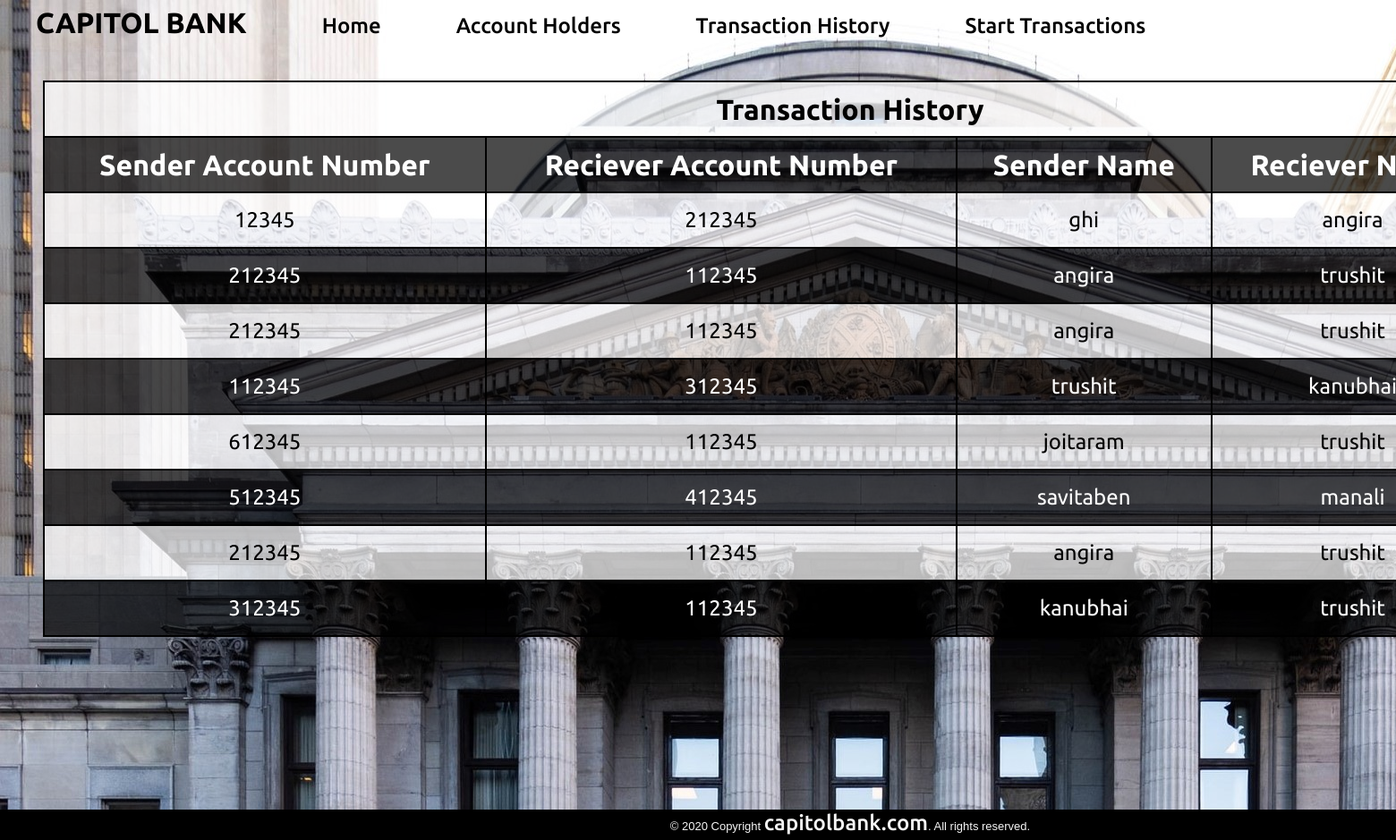
The page /load_history/ on the database its author committed.
### creatingmodals/models.py (models this page shows, shortened)
class Transaction(models.Model):
    transaction_id = models.AutoField(db_column="transaction_id", primary_key=True)
    receiver_id = models.ForeignKey(Person, db_column="receiver_id", on_delete=models.CASCADE, related_name="receiver_id")
    sender_id = models.ForeignKey(Person, db_column="sender_id", on_delete=models.CASCADE, related_name="sender_id")
    receiver_amount = FloatField("receiver_amount", null=False)
    class Meta:
        db_table = "transaction_table"

class Person(models.Model):
    person_id = models.AutoField(db_column="person_id", primary_key=True, null=False)
    person_name = models.CharField(db_column="person_name", max_length=100, default="", null=False)
    person_email = models.EmailField(db_column="person_email", max_length=250, default="", null=False)
    person_balance = models.FloatField(db_column="person_balance", null=False)
    person_account_number = models.BigIntegerField(null=False, unique=True)
    class Meta:
        db_table = "person_table"

### creatingmodals/views.py (the view)
# urls.py: path('load_history/', views.load_history, name='load_history'),
def load_history(request):
    transaction  = Transaction.objects.all()
    print(transaction)
    return render(request, "history.html",{'transaction':transaction})

### creatingmodals/templates/history.html (shortened to what this page needs)
{% extends 'base.html' %}
{% block content %}
<table align="center">
    <thead>
        <tr><td colspan="5">Transaction History</td></tr>
        <tr>
            <td>Sender Account Number</td>
            <td>Reciever Account Number</td>
            <td>Sender Name</td>
            <td>Reciever Name</td>
        </tr>
    </thead>
    <tbody>
        {% for person in transaction %}
        <tr>
            <td>{{ person.sender_id.person_account_number }}</td>
            <td>{{ person.receiver_id.person_account_number }}</td>
            <td>{{ person.sender_id.person_name }}</td>
            <td>{{ person.receiver_id.person_name }}</td>
        </tr>
        {% endfor %}
    </tbody>
</table>
{% endblock%}

### static/base.css (style rules this page uses)
html,body { padding: 0px; margin: 0px; }

### creatingmodals/templates/history.html (style rules this page uses)
table { border: 1px solid black; line-height: 40px; text-align: center; border-spacing: 0px; margin-top: 40px; width: 95%; font-family: 'Ubuntu', sans-serif; }
tr:nth-child(2n) { background-color: rgba(0, 0, 0, 0.705); color: white; }
tr:nth-child(2n+1) { background-color: rgba(255, 255, 255, 0.712); color: black; }
td { border: 1px solid black; padding: 10px; }
thead { font-weight:800; font-size: xx-large; }
tbody { font-size: x-large; font-weight: 400; }

### rows shown on the page
Transaction: sender_id.person_account_number "12345", receiver_id.person_account_number "212345", sender_id.person_name "ghi", receiver_id.person_name "angira"
Transaction: sender_id.person_account_number "212345", receiver_id.person_account_number "112345", sender_id.person_name "angira", receiver_id.person_name "trushit"
Transaction: sender_id.person_account_number "212345", receiver_id.person_account_number "112345", sender_id.person_name "angira", receiver_id.person_name "trushit"
Transaction: sender_id.person_account_number "112345", receiver_id.person_account_number "312345", sender_id.person_name "trushit", receiver_id.person_name "kanubhai"
Transaction: sender_id.person_account_number "612345", receiver_id.person_account_number "112345", sender_id.person_name "joitaram", receiver_id.person_name "trushit"
Transaction: sender_id.person_account_number "512345", receiver_id.person_account_number "412345", sender_id.person_name "savitaben", receiver_id.person_name "manali"
Transaction: sender_id.person_account_number "212345", receiver_id.person_account_number "112345", sender_id.person_name "angira", receiver_id.person_name "trushit"
Transaction: sender_id.person_account_number "312345", receiver_id.person_account_number "112345", sender_id.person_name "kanubhai", receiver_id.person_name "trushit"
